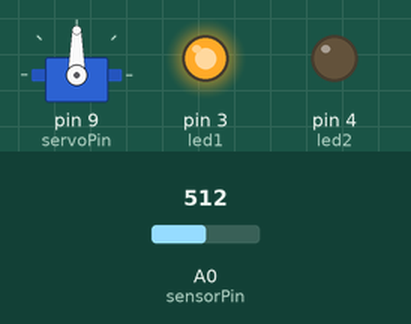
Recording of a sketch running on a simulated Arduino Uno, built with avr-gcc and run on an emulated ATmega328P. Shown: servo, output pins drawn as LEDs (lit = HIGH). Inputs (shaded band) come from the test bench; at power-on: A0 (sensorPin) = 512. What the sketch prints to the serial monitor is not drawn.

Above: at 1.2 s.
1.3 s: A0 (sensorPin) set to 535
2.8 s: A0 (sensorPin) set to 561
At 3.9 s:
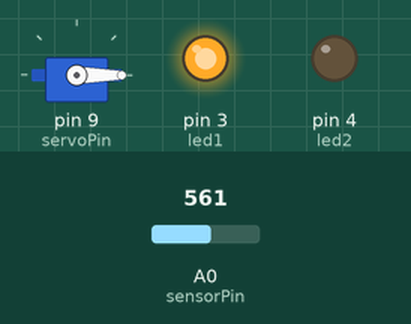
5.8 s: A0 (sensorPin) set to 489
7.3 s: A0 (sensorPin) set to 458
At 8.8 s:
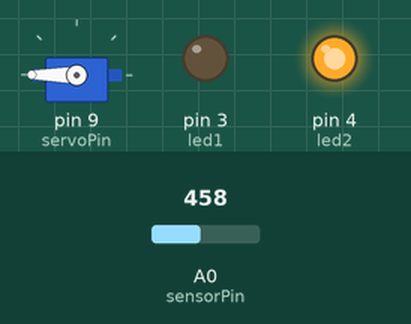
9.9 s: A0 (sensorPin) set to 716
At 10.06 s:
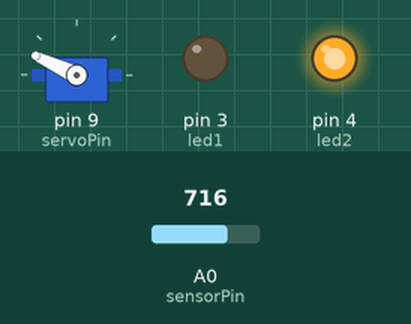
Timing chart, 0 to 12.9 s (numbered marks = the images above; inputs shaded):
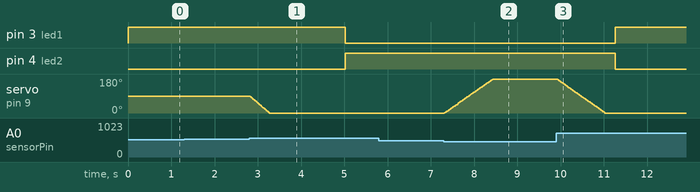

The sketch:

Lab04.ino
```cpp
//base code from here: https://create.arduino.cc/projecthub/Mako_/arduino-sunflower-c4fd84?ref=tag&ref_id=servo&offset=0

#include <Servo.h>

int sensorPin = A0;
int servoPin  = 9;

int led1 = 3;
int led2 = 4;
int timeCount = 0;

int sensorValue = 0;
int servoGrad = 90;
int tolerance = 40;

int period = 5000;
unsigned long time_now = 0;

Servo myservo;

void setup() {
  Serial.begin(9600);
  pinMode( sensorPin, INPUT);
  myservo.attach( servoPin );
  myservo.write( servoGrad );

  pinMode(led1, OUTPUT );
  pinMode(led2, OUTPUT );
}

void loop() {

  sensorValue = analogRead(sensorPin);


  if(timeCount<1001){

        timeCount++;
        digitalWrite(led1, HIGH);
        digitalWrite(led2, LOW);
        Serial.println(timeCount);
  }

  else if (timeCount>=1001 && timeCount < 2000){

        timeCount++;
        digitalWrite(led1, LOW);
        digitalWrite(led2, HIGH);
        Serial.println(timeCount);
  }

  if ( sensorValue < (512-tolerance) )
  {
    if (servoGrad < 180) servoGrad++;
  }

  if ( sensorValue > (512+tolerance) )
  {
    if (servoGrad > 0) servoGrad--;
  }

  myservo.write( servoGrad );

  if(timeCount >=2000){
    timeCount = 0;
  }

}
```

Measured:
- the behaviour switches between 552 and 553 on A0 (sensorPin) (found by bisection; images 0 and 1)
- the behaviour switches between 472 and 471 on A0 (sensorPin) (found by bisection; images 1 and 2)
- after the input at 2.8 s, servo on pin 9 (servoPin): moves from 90° to 0° over 0.46 s, starting at once
- after the input at 7.3 s, servo on pin 9 (servoPin): moves from 0° to 180° over 1.1 s, starting at once
- after the input at 9.9 s, servo on pin 9 (servoPin): moves from 180° to 0° over 1.1 s, starting at once
